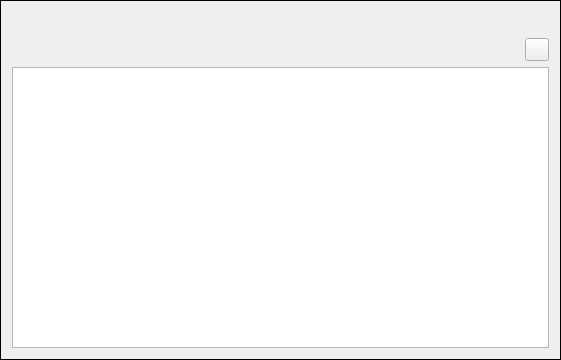
<?xml version="1.0" encoding="UTF-8"?>
<ui version="4.0">
 <class>Frame</class>
 <widget class="QFrame" name="Frame">
  <property name="geometry">
   <rect>
    <x>0</x>
    <y>0</y>
    <width>561</width>
    <height>360</height>
   </rect>
  </property>
  <property name="windowTitle">
   <string>Frame</string>
  </property>
  <property name="frameShape">
   <enum>QFrame::Box</enum>
  </property>
  <layout class="QVBoxLayout" name="verticalLayout">
   <item>
    <widget class="QWidget" name="headerWidget" native="true">
     <layout class="QVBoxLayout" name="verticalLayout_2">
      <property name="leftMargin">
       <number>0</number>
      </property>
      <property name="topMargin">
       <number>0</number>
      </property>
      <property name="rightMargin">
       <number>0</number>
      </property>
      <property name="bottomMargin">
       <number>0</number>
      </property>
      <item>
       <layout class="QHBoxLayout" name="horizontalLayout">
        <item>
         <widget class="QLabel" name="fromLabel">
          <property name="text">
           <string>&lt;From&gt;</string>
          </property>
          <property name="textFormat">
           <enum>Qt::PlainText</enum>
          </property>
          <property name="textInteractionFlags">
           <set>Qt::LinksAccessibleByMouse|Qt::TextSelectableByMouse</set>
          </property>
         </widget>
        </item>
        <item>
         <spacer name="horizontalSpacer">
          <property name="orientation">
           <enum>Qt::Horizontal</enum>
          </property>
          <property name="sizeHint" stdset="0">
           <size>
            <width>40</width>
            <height>20</height>
           </size>
          </property>
         </spacer>
        </item>
        <item>
         <widget class="QLabel" name="dateLabel">
          <property name="text">
           <string>&lt;date&gt;</string>
          </property>
          <property name="textFormat">
           <enum>Qt::PlainText</enum>
          </property>
          <property name="textInteractionFlags">
           <set>Qt::LinksAccessibleByMouse|Qt::TextSelectableByMouse</set>
          </property>
         </widget>
        </item>
       </layout>
      </item>
      <item>
       <layout class="QHBoxLayout" name="horizontalLayout_2">
        <item>
         <widget class="QLabel" name="toLabel">
          <property name="text">
           <string>&lt;To&gt;</string>
          </property>
          <property name="textFormat">
           <enum>Qt::PlainText</enum>
          </property>
          <property name="textInteractionFlags">
           <set>Qt::LinksAccessibleByMouse|Qt::TextSelectableByMouse</set>
          </property>
         </widget>
        </item>
        <item>
         <spacer name="horizontalSpacer_2">
          <property name="orientation">
           <enum>Qt::Horizontal</enum>
          </property>
          <property name="sizeHint" stdset="0">
           <size>
            <width>40</width>
            <height>20</height>
           </size>
          </property>
         </spacer>
        </item>
        <item>
         <widget class="QToolButton" name="attachmentsButton">
          <property name="icon">
           <iconset theme="mail-attachment"/>
          </property>
          <property name="popupMode">
           <enum>QToolButton::InstantPopup</enum>
          </property>
         </widget>
        </item>
       </layout>
      </item>
     </layout>
    </widget>
   </item>
   <item>
    <widget class="WebView" name="messageEdit">
     <property name="sizePolicy">
      <sizepolicy hsizetype="Expanding" vsizetype="MinimumExpanding">
       <horstretch>0</horstretch>
       <verstretch>0</verstretch>
      </sizepolicy>
     </property>
    </widget>
   </item>
  </layout>
 </widget>
 <customwidgets>
  <customwidget>
   <class>WebView</class>
   <extends>QTextEdit</extends>
   <header>.webview</header>
  </customwidget>
 </customwidgets>
 <resources/>
 <connections/>
</ui>
